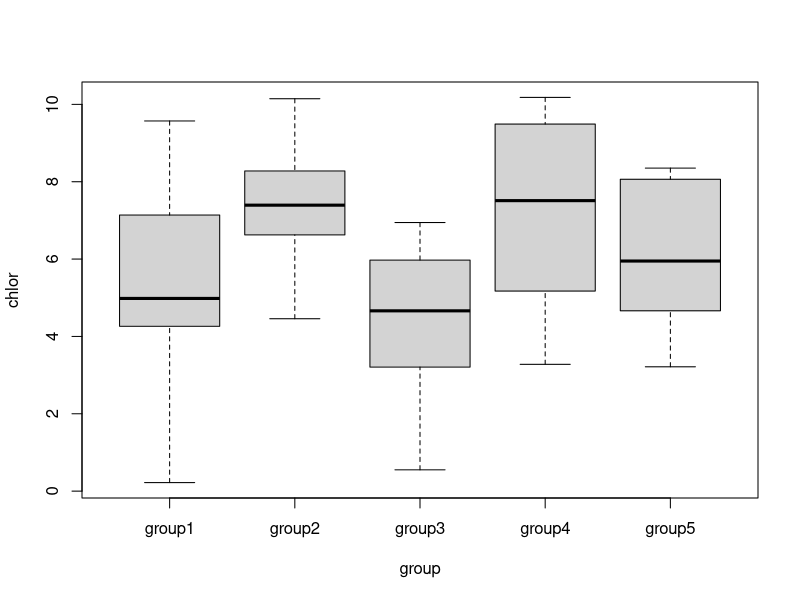
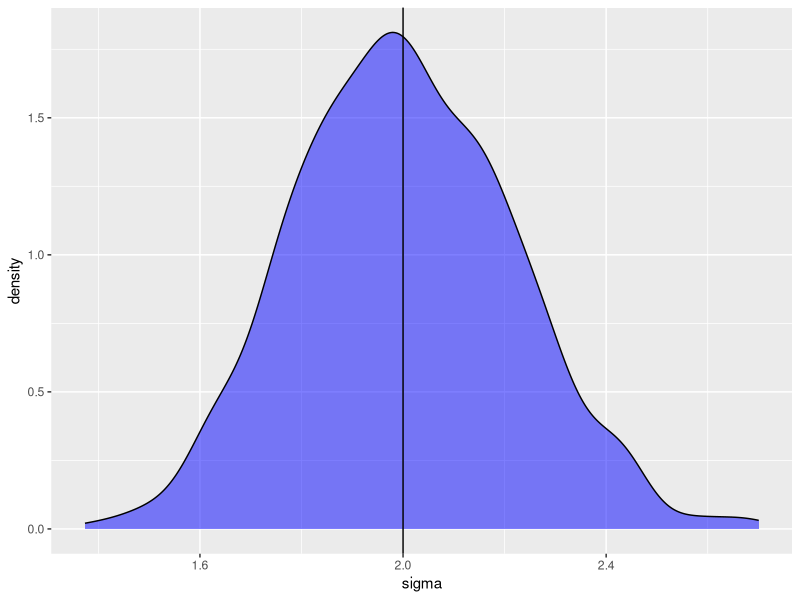
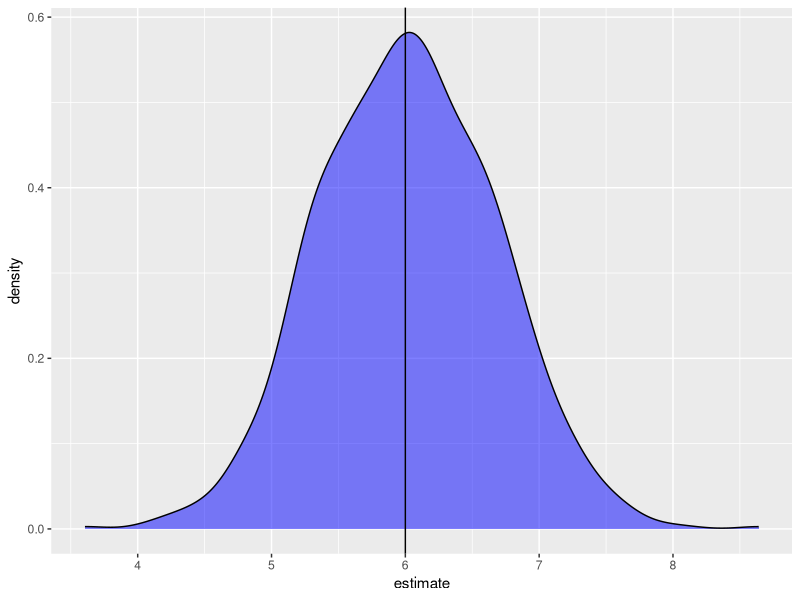
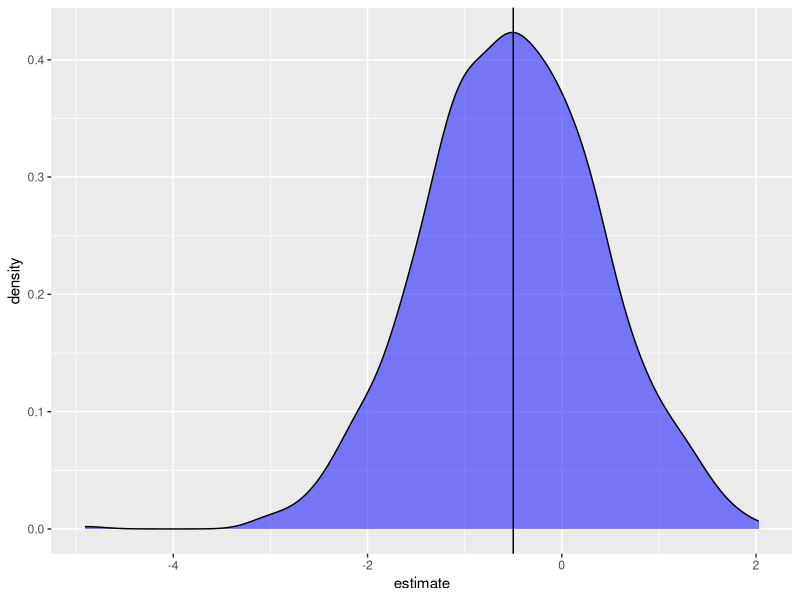

These charts were generated, in order, by the following R code:
# Simple linear model with one explanatory variable

set.seed(20) # Always set seed for reproducibility
ngroup <- 5 # The number of groups (in this case, unlevelled factors)
nrep <- 10 # Number of replicates

b0 <- 6 # Intercept - the level of group1
b1 <- 1.5 # Difference between group1 and group2
b2 <- -0.5 # etc
b3 <- 1
b4 <- 0.3
sd <- 2 # Overall SD

group <- rep( c("group1", "group2", "group3", "group4", "group5"), each = nrep) # A vector of group names 
# repeated for each replicate 
eps <- rnorm(ngroup*nrep, mean = 0, sd = sd) # Error term
chlor <- b0 + b1*(group == "group2") + b2*(group == "group3") + b3*(group == "group4") + 
  b4*(group == "group5") + eps # Distribution of the data

chlorophyll <- data.frame(chlor, group) # Shows the results as a dataframe
str(chlorophyll)

m1 <- lm(chlor ~ group, data = chlorophyll) # Test the effect of group on chlorophyll
summary(m1) # Are the parameters well recovered? Not perfect, but not terrible

with(chlorophyll, boxplot(chlor~group)) # Visual aid as a boxplot

chlorgroupaov <- aov(chlor ~ group, data = chlorophyll) # For comparison purposes, run as analysis of variance so Tukey works
TukeyHSD(chlorgroupaov) # Post-hoc difference among the groups

#### How well does the model perform over the long term?
# Packages 
library(broom)
library(dplyr)
library(ggplot2)
library(purrr)
# Create a function to run the model repeatedly

fivegroupfactorfun <- function(nrep = 10, b0 = 6, b1 = -1.5, b2 = -0.5, b3 = 1, b4 = 0.3, sigma = 2){
  ngroup = 5
  group = rep(c("group1", "group2", "group3", "group4", "group5"), each = nrep)
  eps = rnorm(ngroup*nrep, 0, sigma)
  chlor = b0 + b1*(group=="group2") + b2*(group == "group3") + b3*(group == "group4") + 
    b4*(group == "group5") + eps
  chlormod = lm(chlor ~ group)
  chlormod
}

set.seed(20)
simulations <- replicate(1e3, fivegroupfactorfun(), simplify = F)

# How often do we recover the SD?

simulations %>% # The simulations
  map_dbl(~summary(.x)$sigma) %>% 
  data.frame(sigma=.) %>% 
  ggplot( aes(sigma) ) +
  geom_density(fill = "blue", alpha = .5) + 
  geom_vline( xintercept = 2)

simulations %>%
  map_dbl(~summary(.x)$sigma) %>%
  {. < 2} %>%
  mean() # Tell us how often the SD is underestimated

# And the intercept parameter

simulations %>% # The simulations
  map_df(tidy) %>% # Turns each sim object into a tibble
  filter(term == "(Intercept)") %>% # Filtering for Intercept 
  ggplot( aes(estimate) ) +
  geom_density(fill = "blue", alpha = .5) + # Density plot for the estimates for group 2
  geom_vline( xintercept = 6)

# And one of the other groups

simulations %>% # The simulations
  map_df(tidy) %>% # Turns each sim object into a tibble
  filter(term == "groupgroup3") %>% # Filtering for group2 
  ggplot( aes(estimate) ) +
  geom_density(fill = "blue", alpha = .5) + # Density plot for the estimates for group 2
  geom_vline( xintercept = -0.5)
